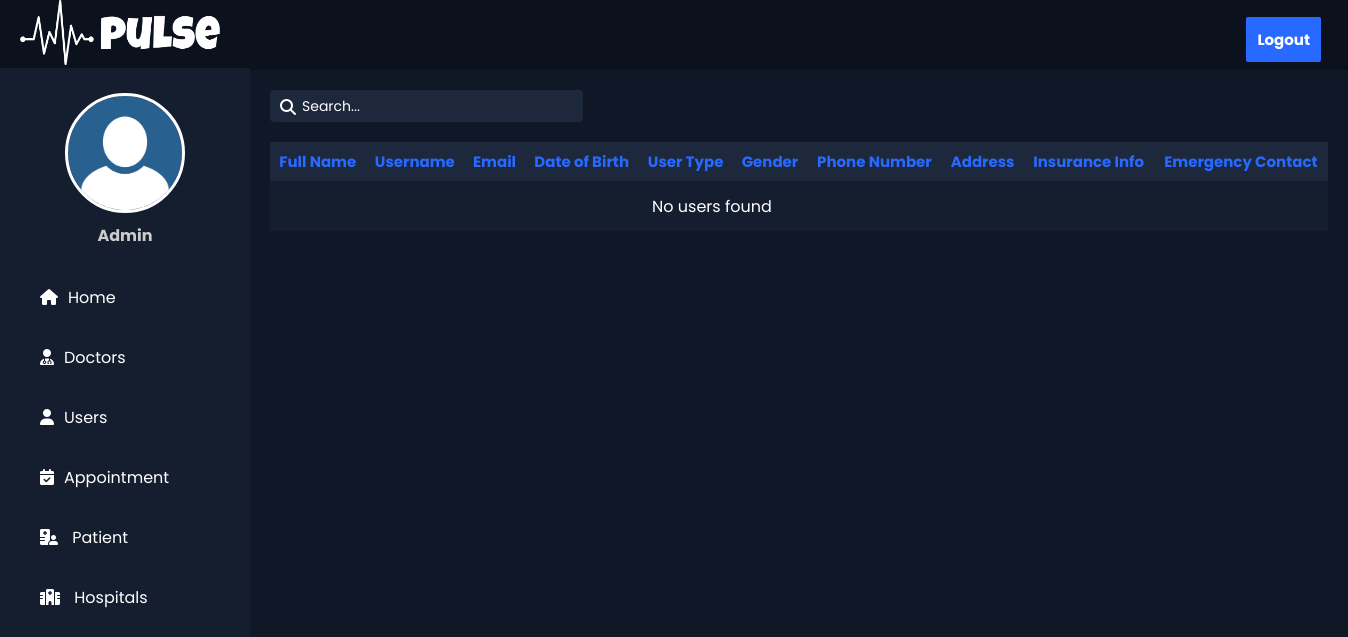
The app's page /user.php, older data.
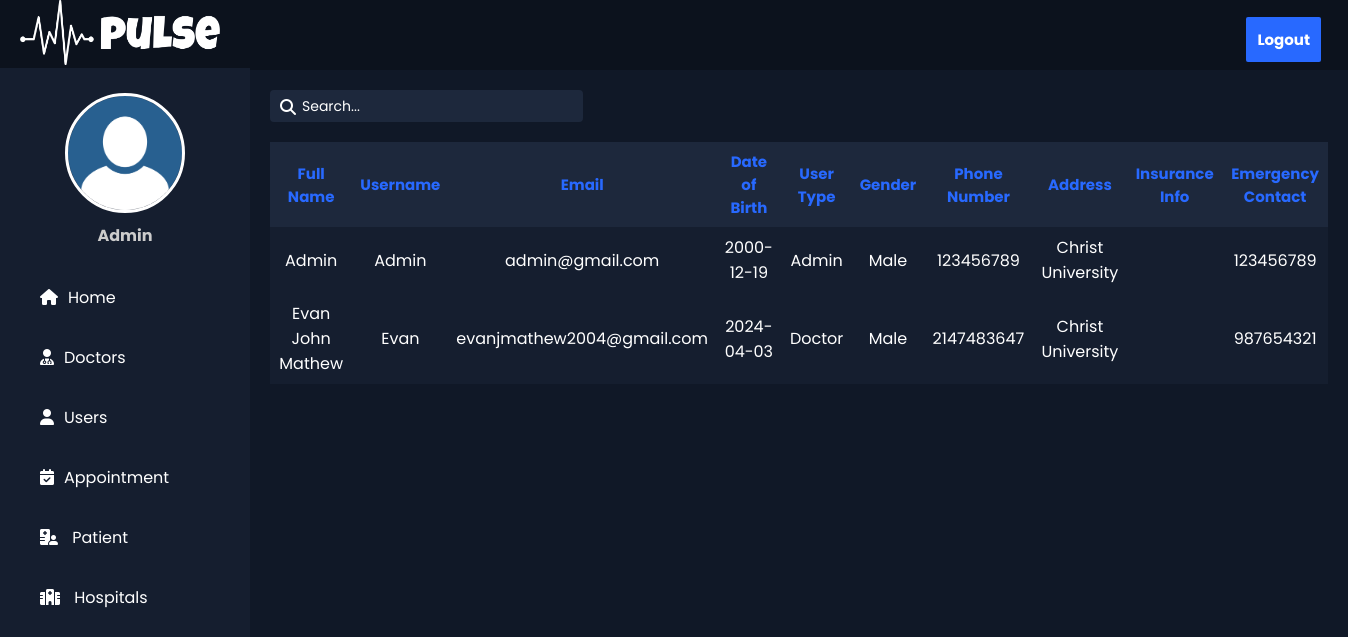
The same page, newer data.
### tables this page shows
CREATE TABLE `logindetails` (
  `ID` int(11) NOT NULL,
  `fullname` varchar(200) NOT NULL,
  `username` varchar(200) NOT NULL,
  `email` varchar(100) NOT NULL,
  `PASSWORD` varchar(200) NOT NULL,
  `dob` date DEFAULT NULL,
  `usertype` varchar(100) NOT NULL,
  `gender` varchar(100) NOT NULL,
  `phone` int(11) NOT NULL,
  `address` varchar(100) NOT NULL,
  `insurance_info` varchar(100) DEFAULT NULL,
  `emergency_contact` int(11) DEFAULT NULL
);

### user.php (the view, shortened to what this page needs)
<!DOCTYPE html>
<html lang="en">
<head>
    <link rel="stylesheet" href="css/user.css">
    <link rel="stylesheet" href="css/all.min.css">
    <link rel="stylesheet" href="https://cdnjs.cloudflare.com/ajax/libs/font-awesome/6.2.0/css/all.min.css">
</head>
<body>
    <div class="header_dash">
    <div class="loh">
            <img src="images/pulse.png" alt="My Logo" width="200" height="65">
    </div>
    <div class="right_area">
        <a href="index.php" class="logout_btn">Logout</a>
    </div>
    </div>
    <div class="sidebar">
        <div class="myprofile-photo">
            <div class="profile">
            </div>
            <h4>Admin</h4>
        </div>
        <a href="dashboard.php"><i class="fa-sharp fa-solid fa-house"></i><span>Home</span></a>
        <a href="#"><i class="fa-solid fa-solid fa-user-doctor"></i><span>Doctors</span></a>
        <a href="user.php"><i class="fa-solid fa-user"></i><span>Users</span></a>
        <a href="#"><i class="fa-solid fa-calendar-check"></i><span>Appointment</span></a>
        <a href="patient.php"><i class="fa-solid fa-hospital-user"></i><span> Patient</span></a>
        <a href="#"><i class="fa-solid fa-hospital" style="color: #ffffff;"></i><span> Hospitals</span></a>
    </div>
    <div class="content">
        <div class="sebtn">
            <div class="search">
                <i class="fa-solid fa-magnifying-glass "></i>
                <input class="search-bar" placeholder="Search..." type="text">
            </div>
        </div>
        <div class="table">
            <table>
                <tr>
                    <th>Full Name</th>
                    <th>Username</th>
                    <th>Email</th>
                    <th>Date of Birth</th>
                    <th>User Type</th>
                    <th>Gender</th>
                    <th>Phone Number</th>
                    <th>Address</th>
                    <th>Insurance Info</th>
                    <th>Emergency Contact</th>
                </tr>
                <?php
                $servername = "localhost";
                $username = "root";
                $password = "";
                $dbname = "pulsepointpro";
                $conn = new mysqli($servername, $username, $password, $dbname);
                $sql = "SELECT * FROM logindetails";
                $result = $conn->query($sql);
                if ($result->num_rows > 0) {
                    while ($row = $result->fetch_assoc()) {
                        echo "<tr>";
                        echo "<td>" . $row["fullname"] . "</td>";
                        echo "<td>" . $row["username"] . "</td>";
                        echo "<td>" . $row["email"] . "</td>";
                        echo "<td>" . $row["dob"] . "</td>";
                        echo "<td>" . $row['usertype'] . "</td>";
                        echo "<td>" . $row["gender"] . "</td>";
                        echo "<td>" . $row["phone"] . "</td>";
                        echo "<td>" . $row["address"] . "</td>";
                        echo "<td>" . $row["insurance_info"] . "</td>";
                        echo "<td>" . $row["emergency_contact"] . "</td>";
                        echo "</tr>";
                    }
                } else {
                    echo "<tr><td colspan='9'>No users found</td></tr>";
                }
                ?>
            </table>
        </div>
    </div>
</body>
</html>

### css/user.css (style rules this page uses)
* { margin: 0; padding: 0; box-sizing: border-box; font-family: 'Poppins', sans-serif; }
.header_dash { width: 100%; height: 70px; background-color: #0c121d; padding-left: 20px; position: fixed; top: 0; }
.right_area .logout_btn { text-decoration: none; padding: 10px; background-color: #2869FF; color: white; position: absolute; top: 24%; right: 2%; font-size: 15px; border-radius: 2px; font-weight: bold; text-transform: capitalize; }
.sidebar { background-color: #151E2F; padding-top: 25px; width: 250px; min-height: 100vh; margin-top: 68px; transition: 0.5s; transition-property: margin-left; position: fixed; }
.profile { width: 120px; height: 120px; margin:0 auto 30px; text-align: center; position: relative; border: 3px solid white; border-radius: 50%; background-image: url("../images/PngItem_1468479.png"); background-size:100% 100%; background-repeat: no-repeat; overflow: hidden; }
.myprofile-photo h4 { color: #ccc; margin-top: -20px; margin-bottom: 20px; text-align: center; }
.sidebar a { color: #fff; width: 100%; line-height: 60px; text-decoration: none; display: block; padding-left: 40px; transition: 0.5s; transition-property: background-color; }
.sidebar a i { padding-right: 10px; }
.content { position: absolute; top: 70px; margin-left: 250px; min-width: calc(100% - 250px); min-height: calc(100vh - 70px); background-color: #101827; transition: 0.5s; padding: 20px; z-index: -111; }
.search-bar { background-color: #1D283C; border: none; color: white; font-size: 14px; line-height: 24px; border-radius: 4px; padding: 0px 10px 0px 32px; height: 32px; background-size: 16px; background-repeat: no-repeat; background-position: left 10px center; width: 100%; max-width: 320px; transition: 0.2s; }
::placeholder { color: white; }
.sebtn { display: flex; justify-content: space-between; }
.search { position: relative; }
.search i { position: absolute; top: 9px; left: 10px; color: white; }
.header_dash { width: 100%; height: 70px; background-color: #0c121d; padding-left: 20px; padding-right: 20px; position: fixed; top: 0; display: flex; justify-content: space-between; }
.loh { position: relative; width: 100px; }
.right_area { margin: 25px 0; }
.right_area .logout_btn { text-decoration: none; padding: 11px; background-color: #2869FF; color: white; font-size: 15px; font-weight: bold; text-transform: capitalize; }
.table { overflow-x: auto; }
table { background-color: #151E2F; color: white; width: 100%; border-collapse: collapse; margin-top: 20px; }
th { background-color: #1D283C; color: #2869FF; font-size: 15px; }
th, td { padding: 8px; text-align: center; }
td { height: 50px; }

Row changes from the older to the newer data that the page shows:
added logindetails: fullname "Admin", username "Admin", email "admin@gmail.com", dob "2000-12-19", usertype "Admin", gender "Male", phone "123456789", address "Christ University", emergency_contact "123456789"
added logindetails: fullname "Evan John Mathew", username "Evan", email "evanjmathew2004@gmail.com", dob "2024-04-03", usertype "Doctor", gender "Male", phone "2147483647", address "Christ University", emergency_contact "987654321"
Text that changed along with them:
text no longer shown: "No users found"
